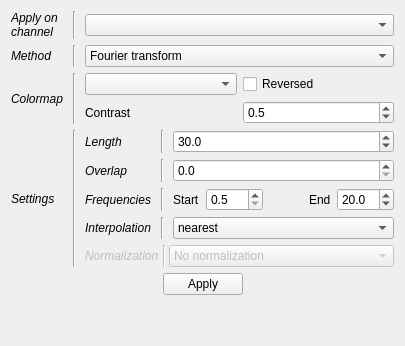
              <widget class="QWidget" name="_spec_page">
               <layout class="QVBoxLayout" name="verticalLayout_35">
                <item>
                 <layout class="QGridLayout" name="gridLayout_4">
                  <property name="topMargin">
                   <number>0</number>
                  </property>
                  <item row="1" column="2">
                   <widget class="QComboBox" name="_PanSpecMethod">
                    <property name="toolTip">
                     <string>&lt;html&gt;&lt;head/&gt;&lt;body&gt;&lt;p&gt;Computation method for the spectrogram&lt;/p&gt;&lt;/body&gt;&lt;/html&gt;</string>
                    </property>
                    <item>
                     <property name="text">
                      <string>Fourier transform</string>
                     </property>
                    </item>
                    <item>
                     <property name="text">
                      <string>Wavelet</string>
                     </property>
                    </item>
                    <item>
                     <property name="text">
                      <string>Multitaper</string>
                     </property>
                    </item>
                   </widget>
                  </item>
                  <item row="0" column="0">
                   <widget class="QLabel" name="label_54">
                    <property name="font">
                     <font>
                      <italic>true</italic>
                     </font>
                    </property>
                    <property name="text">
                     <string>Apply on
channel</string>
                    </property>
                   </widget>
                  </item>
                  <item row="1" column="1">
                   <widget class="Line" name="line_17">
                    <property name="minimumSize">
                     <size>
                      <width>10</width>
                      <height>0</height>
                     </size>
                    </property>
                    <property name="orientation">
                     <enum>Qt::Vertical</enum>
                    </property>
                   </widget>
                  </item>
                  <item row="1" column="0">
                   <widget class="QLabel" name="label_73">
                    <property name="font">
                     <font>
                      <italic>true</italic>
                     </font>
                    </property>
                    <property name="text">
                     <string>Method</string>
                    </property>
                   </widget>
                  </item>
                  <item row="2" column="1">
                   <widget class="Line" name="line_18">
                    <property name="minimumSize">
                     <size>
                      <width>10</width>
                      <height>0</height>
                     </size>
                    </property>
                    <property name="orientation">
                     <enum>Qt::Vertical</enum>
                    </property>
                   </widget>
                  </item>
                  <item row="3" column="0">
                   <widget class="QLabel" name="label_55">
                    <property name="font">
                     <font>
                      <italic>true</italic>
                     </font>
                    </property>
                    <property name="text">
                     <string>Settings</string>
                    </property>
                   </widget>
                  </item>
                  <item row="3" column="1">
                   <widget class="Line" name="line_29">
                    <property name="minimumSize">
                     <size>
                      <width>10</width>
                      <height>0</height>
                     </size>
                    </property>
                    <property name="orientation">
                     <enum>Qt::Vertical</enum>
                    </property>
                   </widget>
                  </item>
                  <item row="0" column="2">
                   <widget class="QComboBox" name="_PanSpecChan">
                    <property name="toolTip">
                     <string>&lt;html&gt;&lt;head/&gt;&lt;body&gt;&lt;p&gt;Select the channel on which to compute the spectrogram&lt;/p&gt;&lt;/body&gt;&lt;/html&gt;</string>
                    </property>
                   </widget>
                  </item>
                  <item row="0" column="1">
                   <widget class="Line" name="line_8">
                    <property name="minimumSize">
                     <size>
                      <width>10</width>
                      <height>0</height>
                     </size>
                    </property>
                    <property name="orientation">
                     <enum>Qt::Vertical</enum>
                    </property>
                   </widget>
                  </item>
                  <item row="2" column="0">
                   <widget class="QLabel" name="label_29">
                    <property name="font">
                     <font>
                      <italic>true</italic>
                     </font>
                    </property>
                    <property name="text">
                     <string>Colormap</string>
                    </property>
                   </widget>
                  </item>
                  <item row="2" column="2">
                   <layout class="QGridLayout" name="gridLayout_6">
                    <item row="0" column="0">
                     <widget class="QComboBox" name="_PanSpecCmap">
                      <property name="toolTip">
                       <string>&lt;html&gt;&lt;head/&gt;&lt;body&gt;&lt;p&gt;Colormap for the spectrogram&lt;/p&gt;&lt;/body&gt;&lt;/html&gt;</string>
                      </property>
                     </widget>
                    </item>
                    <item row="0" column="1">
                     <widget class="QCheckBox" name="_PanSpecCmapInv">
                      <property name="text">
                       <string>Reversed</string>
                      </property>
                     </widget>
                    </item>
                    <item row="1" column="0">
                     <widget class="QLabel" name="label_24">
                      <property name="text">
                       <string>Contrast</string>
                      </property>
                     </widget>
                    </item>
                    <item row="1" column="1">
                     <widget class="QDoubleSpinBox" name="_PanSpecCon">
                      <property name="toolTip">
                       <string>&lt;html&gt;&lt;head/&gt;&lt;body&gt;&lt;p&gt;Change the contrast of the spectrogram&lt;/p&gt;&lt;/body&gt;&lt;/html&gt;</string>
                      </property>
                      <property name="decimals">
                       <number>1</number>
                      </property>
                      <property name="minimum">
                       <double>0.000000000000000</double>
                      </property>
                      <property name="maximum">
                       <double>1.000000000000000</double>
                      </property>
                      <property name="singleStep">
                       <double>0.100000000000000</double>
                      </property>
                      <property name="value">
                       <double>0.500000000000000</double>
                      </property>
                     </widget>
                    </item>
                   </layout>
                  </item>
                  <item row="3" column="2">
                   <layout class="QGridLayout" name="gridLayout_12">
                    <item row="5" column="2">
                     <spacer name="horizontalSpacer">
                      <property name="orientation">
                       <enum>Qt::Horizontal</enum>
                      </property>
                      <property name="sizeHint" stdset="0">
                       <size>
                        <width>40</width>
                        <height>0</height>
                       </size>
                      </property>
                     </spacer>
                    </item>
                    <item row="0" column="1">
                     <widget class="Line" name="line_31">
                      <property name="minimumSize">
                       <size>
                        <width>10</width>
                        <height>0</height>
                       </size>
                      </property>
                      <property name="orientation">
                       <enum>Qt::Vertical</enum>
                      </property>
                     </widget>
                    </item>
                    <item row="3" column="0">
                     <widget class="QLabel" name="label_74">
                      <property name="font">
                       <font>
                        <italic>true</italic>
                       </font>
                      </property>
                      <property name="text">
                       <string>Interpolation</string>
                      </property>
                     </widget>
                    </item>
                    <item row="3" column="2">
                     <widget class="QComboBox" name="_PanSpecInterp">
                      <property name="toolTip">
                       <string>&lt;html&gt;&lt;head/&gt;&lt;body&gt;&lt;p&gt;Select to channel used for the spectrogram&lt;/p&gt;&lt;/body&gt;&lt;/html&gt;</string>
                      </property>
                      <item>
                       <property name="text">
                        <string>nearest</string>
                       </property>
                      </item>
                      <item>
                       <property name="text">
                        <string>bilinear</string>
                       </property>
                      </item>
                      <item>
                       <property name="text">
                        <string>gaussian</string>
                       </property>
                      </item>
                      <item>
                       <property name="text">
                        <string>hanning</string>
                       </property>
                      </item>
                      <item>
                       <property name="text">
                        <string>hamming</string>
                       </property>
                      </item>
                      <item>
                       <property name="text">
                        <string>kaiser</string>
                       </property>
                      </item>
                      <item>
                       <property name="text">
                        <string>quadric</string>
                       </property>
                      </item>
                      <item>
                       <property name="text">
                        <string>bicubic</string>
                       </property>
                      </item>
                      <item>
                       <property name="text">
                        <string>bessel</string>
                       </property>
                      </item>
                      <item>
                       <property name="text">
                        <string>blackman</string>
                       </property>
                      </item>
                     </widget>
                    </item>
                    <item row="1" column="0">
                     <widget class="QLabel" name="label_15">
                      <property name="font">
                       <font>
                        <italic>true</italic>
                       </font>
                      </property>
                      <property name="text">
                       <string>Overlap</string>
                      </property>
                     </widget>
                    </item>
                    <item row="0" column="2">
                     <widget class="QDoubleSpinBox" name="_PanSpecNfft">
                      <property name="toolTip">
                       <string>&lt;html&gt;&lt;head/&gt;&lt;body&gt;&lt;p&gt;Length of each time window for computing the spectrogram&lt;/p&gt;&lt;/body&gt;&lt;/html&gt;</string>
                      </property>
                      <property name="decimals">
                       <number>1</number>
                      </property>
                      <property name="minimum">
                       <double>0.100000000000000</double>
                      </property>
                      <property name="maximum">
                       <double>1000.000000000000000</double>
                      </property>
                      <property name="value">
                       <double>30.000000000000000</double>
                      </property>
                     </widget>
                    </item>
                    <item row="3" column="1">
                     <widget class="Line" name="line_34">
                      <property name="minimumSize">
                       <size>
                        <width>10</width>
                        <height>0</height>
                       </size>
                      </property>
                      <property name="orientation">
                       <enum>Qt::Vertical</enum>
                      </property>
                     </widget>
                    </item>
                    <item row="1" column="2">
                     <widget class="QDoubleSpinBox" name="_PanSpecStep">
                      <property name="toolTip">
                       <string>&lt;html&gt;&lt;head/&gt;&lt;body&gt;&lt;p&gt;Overlap between each consecutive windows (e.g 0 mean no overlap and 0,50 mean 50% overlap)&lt;/p&gt;&lt;/body&gt;&lt;/html&gt;</string>
                      </property>
                      <property name="decimals">
                       <number>1</number>
                      </property>
                      <property name="maximum">
                       <double>0.800000000000000</double>
                      </property>
                      <property name="singleStep">
                       <double>0.100000000000000</double>
                      </property>
                      <property name="value">
                       <double>0.000000000000000</double>
                      </property>
                     </widget>
                    </item>
                    <item row="1" column="1">
                     <widget class="Line" name="line_32">
                      <property name="minimumSize">
                       <size>
                        <width>10</width>
                        <height>0</height>
                       </size>
                      </property>
                      <property name="orientation">
                       <enum>Qt::Vertical</enum>
                      </property>
                     </widget>
                    </item>
                    <item row="2" column="2">
                     <layout class="QHBoxLayout" name="horizontalLayout_24">
                      <item>
                       <widget class="QLabel" name="label_16">
                        <property name="text">
                         <string>Start</string>
                        </property>
                       </widget>
                      </item>
                      <item>
                       <widget class="QDoubleSpinBox" name="_PanSpecFstart">
                        <property name="toolTip">
                         <string>&lt;html&gt;&lt;head/&gt;&lt;body&gt;&lt;p&gt;Starting frequency for the spectrogram&lt;/p&gt;&lt;/body&gt;&lt;/html&gt;</string>
                        </property>
                        <property name="decimals">
                         <number>1</number>
                        </property>
                        <property name="minimum">
                         <double>0.500000000000000</double>
                        </property>
                        <property name="maximum">
                         <double>190.000000000000000</double>
                        </property>
                       </widget>
                      </item>
                      <item>
                       <spacer name="horizontalSpacer_7">
                        <property name="orientation">
                         <enum>Qt::Horizontal</enum>
                        </property>
                        <property name="sizeHint" stdset="0">
                         <size>
                          <width>40</width>
                          <height>20</height>
                         </size>
                        </property>
                       </spacer>
                      </item>
                      <item>
                       <widget class="QLabel" name="label_17">
                        <property name="text">
                         <string>End</string>
                        </property>
                       </widget>
                      </item>
                      <item>
                       <widget class="QDoubleSpinBox" name="_PanSpecFend">
                        <property name="toolTip">
                         <string>&lt;html&gt;&lt;head/&gt;&lt;body&gt;&lt;p&gt;Ending frequency for the spectrogram&lt;/p&gt;&lt;/body&gt;&lt;/html&gt;</string>
                        </property>
                        <property name="decimals">
                         <number>1</number>
                        </property>
                        <property name="minimum">
                         <double>0.100000000000000</double>
                        </property>
                        <property name="maximum">
                         <double>200.000000000000000</double>
                        </property>
                        <property name="value">
                         <double>20.000000000000000</double>
                        </property>
                       </widget>
                      </item>
                     </layout>
                    </item>
                    <item row="0" column="0">
                     <widget class="QLabel" name="label_14">
                      <property name="font">
                       <font>
                        <italic>true</italic>
                       </font>
                      </property>
                      <property name="text">
                       <string>Length</string>
                      </property>
                     </widget>
                    </item>
                    <item row="2" column="1">
                     <widget class="Line" name="line_33">
                      <property name="minimumSize">
                       <size>
                        <width>10</width>
                        <height>0</height>
                       </size>
                      </property>
                      <property name="orientation">
                       <enum>Qt::Vertical</enum>
                      </property>
                     </widget>
                    </item>
                    <item row="2" column="0">
                     <widget class="QLabel" name="label_32">
                      <property name="font">
                       <font>
                        <italic>true</italic>
                       </font>
                      </property>
                      <property name="text">
                       <string>Frequencies</string>
                      </property>
                     </widget>
                    </item>
                    <item row="4" column="0" colspan="3">
                     <widget class="QWidget" name="_PanSpecNormW" native="true">
                      <property name="enabled">
                       <bool>false</bool>
                      </property>
                      <property name="minimumSize">
                       <size>
                        <width>0</width>
                        <height>20</height>
                       </size>
                      </property>
                      <layout class="QGridLayout" name="gridLayout_5">
                       <property name="leftMargin">
                        <number>0</number>
                       </property>
                       <property name="topMargin">
                        <number>0</number>
                       </property>
                       <property name="rightMargin">
                        <number>0</number>
                       </property>
                       <property name="bottomMargin">
                        <number>0</number>
                       </property>
                       <property name="spacing">
                        <number>0</number>
                       </property>
                       <item row="0" column="1">
                        <widget class="Line" name="line_35">
                         <property name="minimumSize">
                          <size>
                           <width>10</width>
                           <height>0</height>
                          </size>
                         </property>
                         <property name="orientation">
                          <enum>Qt::Vertical</enum>
                         </property>
                        </widget>
                       </item>
                       <item row="0" column="2">
                        <widget class="QComboBox" name="_PanSpecNorm">
                         <property name="toolTip">
                          <string>&lt;html&gt;&lt;head/&gt;&lt;body&gt;&lt;p&gt;Select to channel used for the spectrogram&lt;/p&gt;&lt;/body&gt;&lt;/html&gt;</string>
                         </property>
                         <item>
                          <property name="text">
                           <string>No normalization</string>
                          </property>
                         </item>
                         <item>
                          <property name="text">
                           <string>Subtract the mean</string>
                          </property>
                         </item>
                         <item>
                          <property name="text">
                           <string>Divide by the mean</string>
                          </property>
                         </item>
                         <item>
                          <property name="text">
                           <string>Subtract then divide by the mean</string>
                          </property>
                         </item>
                         <item>
                          <property name="text">
                           <string>Z-score</string>
                          </property>
                         </item>
                        </widget>
                       </item>
                       <item row="0" column="0">
                        <widget class="QLabel" name="label_75">
                         <property name="font">
                          <font>
                           <italic>true</italic>
                          </font>
                         </property>
                         <property name="text">
                          <string>Normalization</string>
                         </property>
                        </widget>
                       </item>
                       <item row="1" column="2">
                        <spacer name="horizontalSpacer_27">
                         <property name="orientation">
                          <enum>Qt::Horizontal</enum>
                         </property>
                         <property name="sizeHint" stdset="0">
                          <size>
                           <width>40</width>
                           <height>0</height>
                          </size>
                         </property>
                        </spacer>
                       </item>
                      </layout>
                     </widget>
                    </item>
                   </layout>
                  </item>
                 </layout>
                </item>
                <item>
                 <layout class="QHBoxLayout" name="horizontalLayout_25">
                  <item>
                   <spacer name="horizontalSpacer_10">
                    <property name="orientation">
                     <enum>Qt::Horizontal</enum>
                    </property>
                    <property name="sizeHint" stdset="0">
                     <size>
                      <width>40</width>
                      <height>20</height>
                     </size>
                    </property>
                   </spacer>
                  </item>
                  <item>
                   <widget class="QPushButton" name="_PanSpecApply">
                    <property name="toolTip">
                     <string>&lt;html&gt;&lt;head/&gt;&lt;body&gt;&lt;p&gt;Compute the spectrogram on the selected channel and using the time length, overlap, [fstart, fend], colormap and contrast.&lt;/p&gt;&lt;/body&gt;&lt;/html&gt;</string>
                    </property>
                    <property name="text">
                     <string>Apply</string>
                    </property>
                   </widget>
                  </item>
                  <item>
                   <spacer name="horizontalSpacer_11">
                    <property name="orientation">
                     <enum>Qt::Horizontal</enum>
                    </property>
                    <property name="sizeHint" stdset="0">
                     <size>
                      <width>40</width>
                      <height>20</height>
                     </size>
                    </property>
                   </spacer>
                  </item>
                 </layout>
                </item>
                <item>
                 <spacer name="verticalSpacer_15">
                  <property name="orientation">
                   <enum>Qt::Vertical</enum>
                  </property>
                  <property name="sizeHint" stdset="0">
                   <size>
                    <width>20</width>
                    <height>40</height>
                   </size>
                  </property>
                 </spacer>
                </item>
               </layout>
              </widget>
